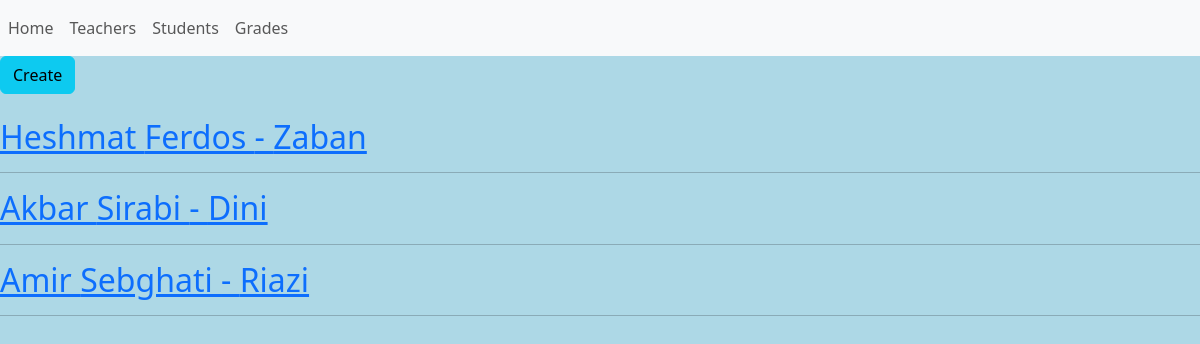
/students_list/, run on the app's committed database.
### school/models.py (models this page shows, shortened)
class Student(models.Model):
    name = models.CharField(max_length=20)
    family = models.CharField(max_length=20)
    age = models.IntegerField()
    teacher = models.ForeignKey(Teacher, on_delete=models.CASCADE)

class Teacher(models.Model):
    name = models.CharField(max_length=20)
    subject = models.CharField(max_length=20)

### school/views.py (the view)
# urls.py: path('students_list/', views.students_list, name='students_list'),
def students_list(request):
    students = Student.objects.all()
    return render(request, 'school/students_list.html', {'students': students})

### school/templates/school/students_list.html (shortened to what this page needs)
{% extends 'base.html' %}
{% block content %}
  <a href="{% url 'create_student' %}" class="btn btn-info">Create</a>
  <br><br>
  {% for student in students|dictsortreversed:"id"%}
    <a href="{% url 'student' student.id %}"><h2>{{ student.name }} {{ student.family }} - {{student.teacher.subject}} </h2></a>
    <hr/>
  {% endfor %}
{% endblock %}
{% block bgcolor %}
  lightblue
{% endblock %}

### data on the page
Student: name "Heshmat", family "Ferdos", teacher.subject "Zaban"
Student: name "Akbar", family "Sirabi", teacher.subject "Dini"
Student: name "Amir", family "Sebghati", teacher.subject "Riazi"
